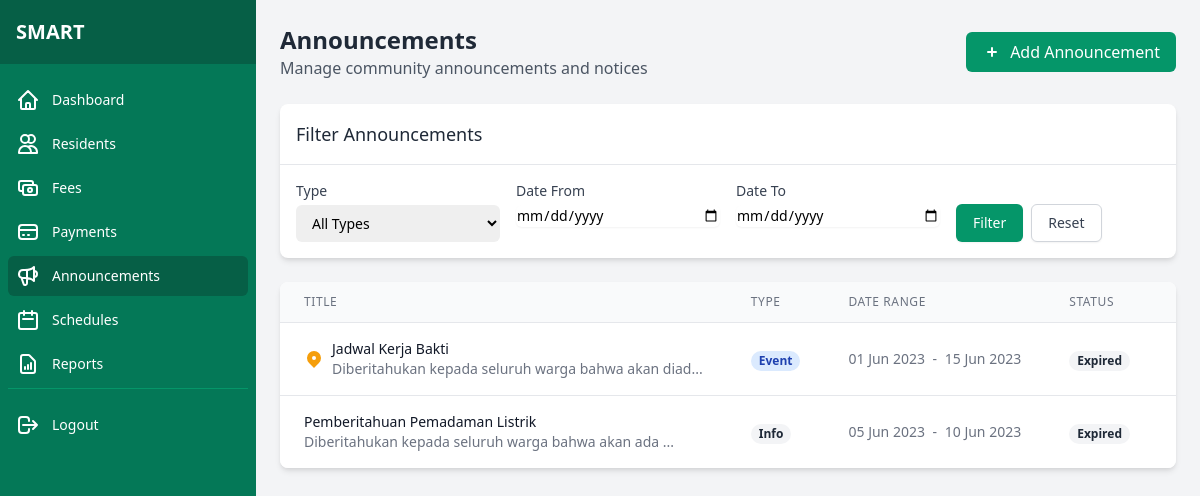
Page /admin/announcements (signed in) on the committed database.
### tables this page shows
CREATE TABLE IF NOT EXISTS announcements (
    id INT AUTO_INCREMENT PRIMARY KEY,
    title VARCHAR(200) NOT NULL,
    content TEXT NOT NULL,
    type VARCHAR(30) NOT NULL DEFAULT 'general',  
    start_date DATE DEFAULT NULL,  
    end_date DATE DEFAULT NULL,  
    image_url VARCHAR(255) DEFAULT NULL,  
    is_pinned TINYINT(1) NOT NULL DEFAULT '0',  
    created_at DATETIME DEFAULT CURRENT_TIMESTAMP,
    updated_at DATETIME ON UPDATE CURRENT_TIMESTAMP
);

### app/controllers/AnnouncementController.php (called while the page is built, shortened)
<?php
class AnnouncementController {
    public function index() {
        $announcementModel = new Announcement();
        $page = isset($_GET['page']) ? (int)$_GET['page'] : 1;
        $limit = 10;
        $offset = ($page - 1) * $limit;
        $type = $_GET['type'] ?? '';
        $date_from = $_GET['date_from'] ?? '';
        $date_to = $_GET['date_to'] ?? '';
        $search = $_GET['search'] ?? '';
        $announcements = $announcementModel->getAll($limit, $offset, $type, $date_from, $date_to, $search);
        require_once BASE_PATH . '/app/views/admin/announcements.php';
    }
}

### public/index.php (called while the page is built, shortened)
<?php
require_once BASE_PATH . '/config/database.php';
spl_autoload_register(function ($class) {
    $class = str_replace('\\', DIRECTORY_SEPARATOR, $class);
    $file = BASE_PATH . DIRECTORY_SEPARATOR . $class . '.php';
});
require_once BASE_PATH . '/routes/web.php';
$url = isset($_GET['url']) ? $_GET['url'] : '';
$url = rtrim($url, '/');
Router::route($url);

### config/database.php (called while the page is built, shortened)
<?php
class Database {
    private static $instance = null;
    private $connection;
    private function __construct() {
        try {
            $this->connection = new PDO(
                'mysql:host=' . DB_HOST . ';dbname=' . DB_NAME . ';charset=utf8mb4',
                DB_USER,
                DB_PASS,
                [
                    PDO::ATTR_ERRMODE => PDO::ERRMODE_EXCEPTION,
                    PDO::ATTR_DEFAULT_FETCH_MODE => PDO::FETCH_ASSOC,
                    PDO::ATTR_EMULATE_PREPARES => false
                ]
            );
        } catch (PDOException $e) {
            die('Database Connection Error: ' . $e->getMessage());
        }
    }
    public static function getInstance() {
        if (self::$instance === null) {
            self::$instance = new self();
        }
        return self::$instance;
    }
    public function getConnection() {
        return $this->connection;
    }
}

### app/models/Announcement.php (called while the page is built, shortened)
<?php
class Announcement {
    private $db;
    public function __construct() {
        $this->db = \Database::getInstance()->getConnection();
    }
    public function getAll($limit = 10, $offset = 0, $type = '', $date_from = '', $date_to = '', $search = '') {
        $sql = "SELECT * FROM announcements WHERE 1=1";
        $params = [];
        $sql .= " ORDER BY created_at DESC LIMIT :limit OFFSET :offset";
        $stmt = $this->db->prepare($sql);
        $stmt->bindValue(':limit', $limit, \PDO::PARAM_INT);
        $stmt->bindValue(':offset', $offset, \PDO::PARAM_INT);
        $stmt->execute();
        return $stmt->fetchAll();
    }
}

### app/views/admin/announcements.php (the view, shortened to what this page needs)
<?php require_once __DIR__ . '/../components/admin_header.php'; ?>
<div class="flex h-screen bg-gray-100">
    <?php require_once __DIR__ . '/../components/admin_sidebar.php'; ?>
    <div class="flex-1 overflow-auto">
        <main class="p-6">
            <div class="flex justify-between items-center mb-6">
                <div>
                    <h1 class="text-2xl font-bold text-gray-800">Announcements</h1>
                    <p class="text-gray-600">Manage community announcements and notices</p>
                </div>
                <a href="/admin/announcement/add" class="px-4 py-2 bg-green-600 text-white rounded-md hover:bg-green-700 focus:outline-none focus:ring-2 focus:ring-offset-2 focus:ring-green-500">
                    <span class="flex items-center">
                        <svg xmlns="http://www.w3.org/2000/svg" class="h-5 w-5 mr-2" viewBox="0 0 20 20" fill="currentColor">
                            <path fill-rule="evenodd" d="M10 5a1 1 0 011 1v3h3a1 1 0 110 2h-3v3a1 1 0 11-2 0v-3H6a1 1 0 110-2h3V6a1 1 0 011-1z" clip-rule="evenodd" />
                        </svg>
                        Add Announcement
                    </span>
                </a>
            </div>
            <div class="bg-white rounded-lg shadow-md overflow-hidden mb-6">
                <div class="p-4 border-b border-gray-200">
                    <h2 class="text-lg font-medium text-gray-800">Filter Announcements</h2>
                </div>
                <div class="p-4">
                    <form action="/admin/announcements" method="GET" class="grid grid-cols-1 md:grid-cols-4 gap-4">
                        <div>
                            <label for="type" class="block text-sm font-medium text-gray-700 mb-1">Type</label>
                            <select id="type" name="type" class="mt-1 block w-full pl-3 pr-10 py-2 text-base border-gray-300 focus:outline-none focus:ring-green-500 focus:border-green-500 sm:text-sm rounded-md">
                                <option value="">All Types</option>
                            </select>
                        </div>
                        <div>
                            <label for="date_from" class="block text-sm font-medium text-gray-700 mb-1">Date From</label>
                            <input type="date" id="date_from" name="date_from" value="<?php echo $_GET['date_from'] ?? ''; ?>" class="mt-1 block w-full border-gray-300 rounded-md shadow-sm focus:ring-green-500 focus:border-green-500 sm:text-sm">
                        </div>
                        <div>
                            <label for="date_to" class="block text-sm font-medium text-gray-700 mb-1">Date To</label>
                            <input type="date" id="date_to" name="date_to" value="<?php echo $_GET['date_to'] ?? ''; ?>" class="mt-1 block w-full border-gray-300 rounded-md shadow-sm focus:ring-green-500 focus:border-green-500 sm:text-sm">
                        </div>
                        <div class="flex items-end">
                            <button type="submit" class="inline-flex justify-center py-2 px-4 border border-transparent shadow-sm text-sm font-medium rounded-md text-white bg-green-600 hover:bg-green-700 focus:outline-none focus:ring-2 focus:ring-offset-2 focus:ring-green-500">
                                Filter
                            </button>
                            <a href="/admin/announcements" class="ml-2 inline-flex justify-center py-2 px-4 border border-gray-300 shadow-sm text-sm font-medium rounded-md text-gray-700 bg-white hover:bg-gray-50 focus:outline-none focus:ring-2 focus:ring-offset-2 focus:ring-green-500">
                                Reset
                            </a>
                        </div>
                    </form>
                </div>
            </div>
            <div class="bg-white rounded-lg shadow-md overflow-hidden">
                <div class="overflow-x-auto">
                    <table class="min-w-full divide-y divide-gray-200">
                        <thead class="bg-gray-50">
                            <tr>
                                <th scope="col" class="px-6 py-3 text-left text-xs font-medium text-gray-500 uppercase tracking-wider">Title</th>
                                <th scope="col" class="px-6 py-3 text-left text-xs font-medium text-gray-500 uppercase tracking-wider">Type</th>
                                <th scope="col" class="px-6 py-3 text-left text-xs font-medium text-gray-500 uppercase tracking-wider">Date Range</th>
                                <th scope="col" class="px-6 py-3 text-left text-xs font-medium text-gray-500 uppercase tracking-wider">Status</th>
                                <th scope="col" class="px-6 py-3 text-left text-xs font-medium text-gray-500 uppercase tracking-wider">Actions</th>
                            </tr>
                        </thead>
                        <tbody class="bg-white divide-y divide-gray-200">
                            <?php if (empty($announcements)): ?>
                                <tr>
                                    <td colspan="5" class="px-6 py-4 text-center text-sm text-gray-500">No announcements found</td>
                                </tr>
                            <?php else: ?>
                                <?php foreach ($announcements as $announcement): ?>
                                    <tr>
                                        <td class="px-6 py-4 whitespace-nowrap">
                                            <div class="flex items-center">
                                                <?php if ($announcement['is_pinned'] ?? false): ?>
                                                    <svg xmlns="http://www.w3.org/2000/svg" class="h-5 w-5 text-yellow-500 mr-2" viewBox="0 0 20 20" fill="currentColor">
                                                        <path fill-rule="evenodd" d="M5.05 4.05a7 7 0 119.9 9.9L10 18.9l-4.95-4.95a7 7 0 010-9.9zM10 11a2 2 0 100-4 2 2 0 000 4z" clip-rule="evenodd" />
                                                    </svg>
                                                <?php endif; ?>
                                                <div>
                                                    <div class="text-sm font-medium text-gray-900"><?php echo htmlspecialchars($announcement['title'] ?? ''); ?></div>
                                                    <div class="text-sm text-gray-500"><?php echo substr(strip_tags($announcement['content'] ?? ''), 0, 50) . (strlen(strip_tags($announcement['content'] ?? '')) > 50 ? '...' : ''); ?></div>
                                                </div>
                                            </div>
                                        </td>
                                        <td class="px-6 py-4 whitespace-nowrap">
                                            <?php
                                                $typeClasses = [
                                                    'general' => 'bg-gray-100 text-gray-800',
                                                    'important' => 'bg-red-100 text-red-800',
                                                    'event' => 'bg-blue-100 text-blue-800',
                                                    'maintenance' => 'bg-yellow-100 text-yellow-800'
                                                ];
                                                $typeLabels = [
                                                    'general' => 'General',
                                                    'important' => 'Important',
                                                    'event' => 'Event',
                                                    'maintenance' => 'Maintenance'
                                                ];
                                                $typeClass = $typeClasses[$announcement['type'] ?? 'general'] ?? 'bg-gray-100 text-gray-800';
                                                $typeLabel = $typeLabels[$announcement['type'] ?? 'general'] ?? ucfirst($announcement['type'] ?? 'general');
                                            ?>
                                            <span class="px-2 inline-flex text-xs leading-5 font-semibold rounded-full <?php echo $typeClass; ?>">
                                                <?php echo $typeLabel; ?>
                                            </span>
                                        </td>
                                        <td class="px-6 py-4 whitespace-nowrap">
                                            <div class="text-sm text-gray-500">
                                                <?php echo date('d M Y', strtotime($announcement['start_date'] ?? '')); ?>
                                                <?php if (!empty($announcement['end_date'])): ?>
                                                    <span class="mx-1">-</span>
                                                    <?php echo date('d M Y', strtotime($announcement['end_date'])); ?>
                                                <?php else: ?>
                                                    <span class="ml-1">(No end date)</span>
                                                <?php endif; ?>
                                            </div>
                                        </td>
                                        <td class="px-6 py-4 whitespace-nowrap">
                                            <?php
                                                $now = new DateTime();
                                                $startDate = new DateTime($announcement['start_date'] ?? 'now');
                                                $endDate = !empty($announcement['end_date']) ? new DateTime($announcement['end_date']) : null;
                                                $isActive = $startDate <= $now && ($endDate === null || $endDate >= $now);
                                                $isFuture = $startDate > $now;
                                                $isExpired = $endDate !== null && $endDate < $now;
                                            ?>
                                            <?php if ($isActive): ?>
                                                <span class="px-2 inline-flex text-xs leading-5 font-semibold rounded-full bg-green-100 text-green-800">
                                                    Active
                                                </span>
                                            <?php elseif ($isFuture): ?>
                                                <span class="px-2 inline-flex text-xs leading-5 font-semibold rounded-full bg-blue-100 text-blue-800">
                                                    Scheduled
                                                </span>
                                            <?php elseif ($isExpired): ?>
                                                <span class="px-2 inline-flex text-xs leading-5 font-semibold rounded-full bg-gray-100 text-gray-800">
                                                    Expired
                                                </span>
                                            <?php endif; ?>
                                        </td>
                                        <td class="px-6 py-4 whitespace-nowrap text-sm font-medium">
                                        </td>
                                    </tr>
                                <?php endforeach; ?>
                            <?php endif; ?>
                        </tbody>
                    </table>
                </div>
            </div>
        </main>
    </div>
</div>
<?php require_once __DIR__ . '/../components/admin_footer.php'; ?>

### routes/web.php (shortened to what this page needs)
<?php
class Router {
    private static $routes = [];
    public static function register($method, $url, $controller, $action) {
        self::$routes[] = [
            'method' => $method,
            'url' => $url,
            'controller' => $controller,
            'action' => $action
        ];
    }
    public static function route($url) {
        $method = $_SERVER['REQUEST_METHOD'];
        foreach (self::$routes as $route) {
            $pattern = self::convertRouteToRegex($route['url']);
            if ($route['method'] == $method && preg_match($pattern, $url, $matches)) {
                array_shift($matches);
                $controller = new $controllerName();
                call_user_func_array([$controller, $route['action']], $matches);
                return;
            }
        }
    }
    private static function convertRouteToRegex($route) {
        $route = preg_replace('/\:([a-zA-Z0-9]+)/', '([^/]+)', $route);
        return '/^' . str_replace('/', '\/', $route) . '$/';
    }
}

### rows in the picture
announcements: is_pinned 1 (drawn), title "Jadwal Kerja Bakti", content "Diberitahukan kepada seluruh warga bahwa akan diad", type "Event", start_date "01 Jun 2023", end_date "15 Jun 2023", shows "Expired"
announcements: title "Pemberitahuan Pemadaman Listrik", content "Diberitahukan kepada seluruh warga bahwa akan ada", type "Info", start_date "05 Jun 2023", end_date "10 Jun 2023", shows "Expired"
